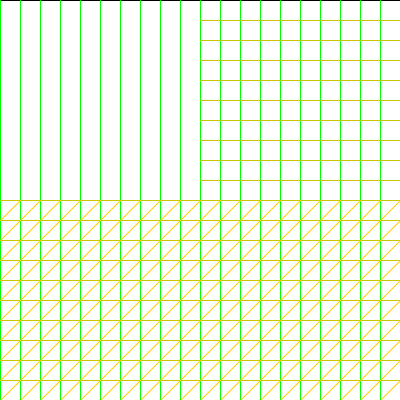
Frame 1 (no input)
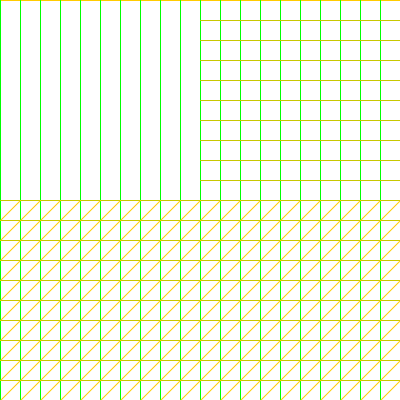
Frame 60 (the mouse pressed at the canvas centre just before this capture)
Frame 120 (the mouse held since frame 60 and released just before this capture): identical to frame 60, image omitted

The Processing sketch that drew these frames (run headless with seeded random() and noise(); from frame 60 on, the mouse is pressed at the canvas centre):

// Processing sketch: solLewit_drawing87
// ── solLewit_drawing87.pde
void setup() {
  size(400, 400); 

} 

void draw() {
  background(200);
  rect(0, 0, 400, 400);
  stroke(0,255,0);
  strokeWeight(1);
  line(0, 0, 0, 400);
  line(20, 0, 20, 400);
  line(40, 0, 40, 400);
  line(60, 0, 60, 400);
  line(80, 0, 80, 400);
  line(100, 0, 100, 400);
  line(120, 0, 120, 400);
  line(140, 0, 140, 400);
  line(160, 0, 160, 400);
  line(180, 0, 180, 400);
  line(200, 0, 200, 400);
  line(220, 0, 220, 400);
  line(240, 0, 240, 400);
  line(260, 0, 260, 400);
  line(280, 0, 280, 400);
  line(300, 0, 300, 400);
  line(320, 0, 320, 400);
  line(340, 0, 340, 400);
  line(360, 0, 360, 400);
  line(380, 0, 380, 400);
  line(400, 0, 400, 400);
  
  stroke(200,200,0);
  strokeWeight(1);
  line(200, 20, 400, 20);
  line(200, 40, 400, 40);
  line(200, 60, 400, 60);
  line(200, 80, 400, 80);
  line(200, 100, 400, 100);
  line(200, 120, 400, 120);
  line(200, 140, 400, 140);
  line(200, 160, 400, 160);
  line(200, 180, 400, 180);
  line(0, 200, 400, 200);
  line(0, 220, 400, 220);
  line(0, 240, 400, 240);
  line(0, 260, 400, 260);
  line(0, 280, 400, 280);
  line(0, 300, 400, 300);
  line(0, 320, 400, 320);
  line(0, 340, 400, 340);
  line(0, 360, 400, 360);
  line(0, 380, 400, 380);
  line(0, 400, 400, 400);
  
  stroke(255,204,0);
  strokeWeight(1);
  line(0, 220, 20, 200);
  line(0, 240, 40, 200);
  line(0, 260, 60, 200);
  line(0, 280, 80, 200);
  line(0, 300, 100, 200);
  line(0, 320, 120, 200);
  line(0, 340, 140, 200);
  line(0, 360, 160, 200);
  line(0, 380, 180, 200);
  line(0, 400, 200, 200);
  line(20, 400, 220, 200);
  line(40, 400, 240, 200);
  line(60, 400, 260, 200);
  line(80, 400, 280, 200);
  line(100, 400, 300, 200);
  line(120, 400, 320, 200);
  line(140, 400, 340, 200);
  line(160, 400, 360, 200);
  line(180, 400, 380, 200);
  line(200, 400, 400, 200);
  line(220, 400, 400, 220);
  line(240, 400, 400, 240);
  line(260, 400, 400, 260);
  line(280, 400, 400, 280);
  line(300, 400, 400, 300);
  line(320, 400, 400, 320);
  line(340, 400, 400, 340);
  line(360, 400, 400, 360);
  line(380, 400, 400, 380);
  
}
